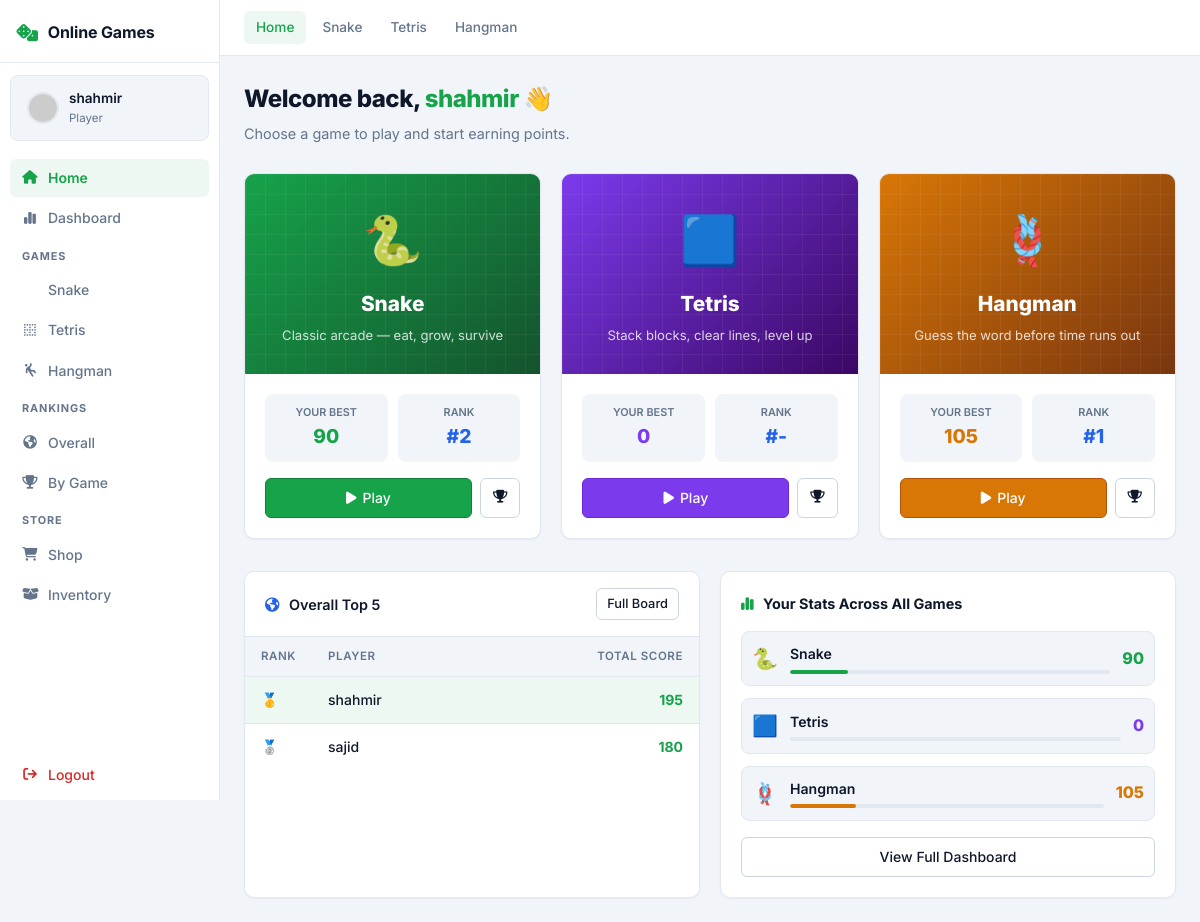
The app's page /game/lobby (signed in) with its own data.
### tables this page shows
CREATE TABLE USERS (
    id INTEGER PRIMARY KEY AUTOINCREMENT,
    username TEXT NOT NULL UNIQUE,
    email TEXT NOT NULL UNIQUE,
    password_hash TEXT NOT NULL,
    role TEXT NOT NULL DEFAULT 'player' CHECK (role IN ('player', 'admin')),
    created_at TEXT NOT NULL DEFAULT CURRENT_TIMESTAMP
);

CREATE TABLE SCORES (
    id INTEGER PRIMARY KEY AUTOINCREMENT,
    user_id INTEGER NOT NULL,
    game_id INTEGER,
    score INTEGER NOT NULL CHECK (score >= 0),
    achieved_at TEXT NOT NULL DEFAULT CURRENT_TIMESTAMP, game_type TEXT NOT NULL DEFAULT 'snake',
    FOREIGN KEY (user_id) REFERENCES USERS(id) ON DELETE CASCADE,
    FOREIGN KEY (game_id) REFERENCES GAMES(id) ON DELETE SET NULL
);

### routes/game.py (the view)
@game_bp.route("/lobby")
@login_required
def lobby():
    db = get_db()
    user_id = session["user_id"]
    scores_rows = db.execute(
        "SELECT game_type, MAX(score) as best FROM SCORES WHERE user_id = ? GROUP BY game_type",
        (user_id,)
    ).fetchall()
    scores = {"snake": 0, "tetris": 0, "hangman": 0}
    for r in scores_rows:
        scores[r["game_type"]] = r["best"]
    ranks = {"snake": "-", "tetris": "-", "hangman": "-"}
    for gt in ["snake", "tetris", "hangman"]:
        rank_row = db.execute(
            """
            SELECT COUNT(*) + 1 AS rank FROM (
                SELECT user_id, MAX(score) AS best FROM SCORES WHERE game_type = ? GROUP BY user_id
            ) sub
            WHERE sub.best > (SELECT COALESCE(MAX(score), 0) FROM SCORES WHERE user_id = ? AND game_type = ?)
            """,
            (gt, user_id, gt),
        ).fetchone()
        if scores[gt] > 0:
            ranks[gt] = rank_row["rank"]
    overall_top5 = db.execute(
        """
        SELECT u.username, SUM(sub.best) AS total_score
        FROM (
            SELECT user_id, MAX(score) AS best FROM SCORES GROUP BY user_id, game_type
        ) sub
        JOIN USERS u ON u.id = sub.user_id
        GROUP BY sub.user_id
        ORDER BY total_score DESC
        LIMIT 5
        """
    ).fetchall()
    return render_template("game/lobby.html", scores=scores, ranks=ranks, overall_top5=overall_top5)

### templates/game/lobby.html (shortened to what this page needs)
{% extends "base.html" %}
{% block content %}
<div style="margin-bottom:28px;">
    <h2 style="font-size:1.5rem; font-weight:800; margin:0 0 4px; letter-spacing:-0.02em;">
        Welcome back, <span style="color:var(--accent-green);">{{ session.get('username') }}</span> 👋
    </h2>
    <p style="color:var(--text-muted); margin:0;">Choose a game to play and start earning points.</p>
</div>
<div style="display:grid; grid-template-columns:repeat(3,1fr); gap:20px; margin-bottom:32px;">
    <div class="card" style="margin-bottom:0; display:flex; flex-direction:column; gap:0; overflow:hidden; padding:0;">
        <div style="background:linear-gradient(135deg,#16a34a,#14532d); padding:28px 24px; position:relative; overflow:hidden;">
            <div style="position:absolute;inset:0;background-image:linear-gradient(rgba(255,255,255,0.05)1px,transparent 1px),linear-gradient(90deg,rgba(255,255,255,0.05)1px,transparent 1px);background-size:20px 20px;"></div>
            <div style="position:relative; text-align:center;">
                <div style="font-size:3rem; margin-bottom:8px;">🐍</div>
                <h3 style="color:#fff; font-size:1.3rem; font-weight:800; margin:0;">Snake</h3>
                <p style="color:rgba(255,255,255,0.8); font-size:0.82rem; margin:4px 0 0;">Classic arcade — eat, grow, survive</p>
            </div>
        </div>
        <div style="padding:20px;">
            <div style="display:grid; grid-template-columns:1fr 1fr; gap:10px; margin-bottom:16px;">
                <div style="background:var(--bg-main); border-radius:8px; padding:10px; text-align:center;">
                    <div style="font-size:0.68rem; color:var(--text-muted); font-weight:600; text-transform:uppercase;">Your Best</div>
                    <div style="font-size:1.2rem; font-weight:800; color:var(--accent-green);">{{ scores.snake }}</div>
                </div>
                <div style="background:var(--bg-main); border-radius:8px; padding:10px; text-align:center;">
                    <div style="font-size:0.68rem; color:var(--text-muted); font-weight:600; text-transform:uppercase;">Rank</div>
                    <div style="font-size:1.2rem; font-weight:800; color:var(--accent-blue);">#{{ ranks.snake }}</div>
                </div>
            </div>
            <div style="display:flex; gap:8px;">
                <a href="{{ url_for('game.play') }}" class="btn btn-primary" style="flex:1; justify-content:center;"><i class="fa-solid fa-play"></i> Play</a>
                <a href="{{ url_for('game.leaderboard', g='snake') }}" class="btn btn-secondary btn-sm" style="padding:8px 12px;"><i class="fa-solid fa-trophy"></i></a>
            </div>
        </div>
    </div>
    <div class="card" style="margin-bottom:0; display:flex; flex-direction:column; gap:0; overflow:hidden; padding:0;">
        <div style="background:linear-gradient(135deg,#7c3aed,#3b0764); padding:28px 24px; position:relative; overflow:hidden;">
            <div style="position:absolute;inset:0;background-image:linear-gradient(rgba(255,255,255,0.05)1px,transparent 1px),linear-gradient(90deg,rgba(255,255,255,0.05)1px,transparent 1px);background-size:20px 20px;"></div>
            <div style="position:relative; text-align:center;">
                <div style="font-size:3rem; margin-bottom:8px;">🟦</div>
                <h3 style="color:#fff; font-size:1.3rem; font-weight:800; margin:0;">Tetris</h3>
                <p style="color:rgba(255,255,255,0.8); font-size:0.82rem; margin:4px 0 0;">Stack blocks, clear lines, level up</p>
            </div>
        </div>
        <div style="padding:20px;">
            <div style="display:grid; grid-template-columns:1fr 1fr; gap:10px; margin-bottom:16px;">
                <div style="background:var(--bg-main); border-radius:8px; padding:10px; text-align:center;">
                    <div style="font-size:0.68rem; color:var(--text-muted); font-weight:600; text-transform:uppercase;">Your Best</div>
                    <div style="font-size:1.2rem; font-weight:800; color:#7c3aed;">{{ scores.tetris }}</div>
                </div>
                <div style="background:var(--bg-main); border-radius:8px; padding:10px; text-align:center;">
                    <div style="font-size:0.68rem; color:var(--text-muted); font-weight:600; text-transform:uppercase;">Rank</div>
                    <div style="font-size:1.2rem; font-weight:800; color:var(--accent-blue);">#{{ ranks.tetris }}</div>
                </div>
            </div>
            <div style="display:flex; gap:8px;">
                <a href="{{ url_for('game.tetris') }}" class="btn" style="flex:1; justify-content:center; background:#7c3aed; color:#fff; border-color:#6d28d9;"><i class="fa-solid fa-play"></i> Play</a>
                <a href="{{ url_for('game.leaderboard', g='tetris') }}" class="btn btn-secondary btn-sm" style="padding:8px 12px;"><i class="fa-solid fa-trophy"></i></a>
            </div>
        </div>
    </div>
    <div class="card" style="margin-bottom:0; display:flex; flex-direction:column; gap:0; overflow:hidden; padding:0;">
        <div style="background:linear-gradient(135deg,#d97706,#78350f); padding:28px 24px; position:relative; overflow:hidden;">
            <div style="position:absolute;inset:0;background-image:linear-gradient(rgba(255,255,255,0.05)1px,transparent 1px),linear-gradient(90deg,rgba(255,255,255,0.05)1px,transparent 1px);background-size:20px 20px;"></div>
            <div style="position:relative; text-align:center;">
                <div style="font-size:3rem; margin-bottom:8px;">🪢</div>
                <h3 style="color:#fff; font-size:1.3rem; font-weight:800; margin:0;">Hangman</h3>
                <p style="color:rgba(255,255,255,0.8); font-size:0.82rem; margin:4px 0 0;">Guess the word before time runs out</p>
            </div>
        </div>
        <div style="padding:20px;">
            <div style="display:grid; grid-template-columns:1fr 1fr; gap:10px; margin-bottom:16px;">
                <div style="background:var(--bg-main); border-radius:8px; padding:10px; text-align:center;">
                    <div style="font-size:0.68rem; color:var(--text-muted); font-weight:600; text-transform:uppercase;">Your Best</div>
                    <div style="font-size:1.2rem; font-weight:800; color:var(--accent-amber);">{{ scores.hangman }}</div>
                </div>
                <div style="background:var(--bg-main); border-radius:8px; padding:10px; text-align:center;">
                    <div style="font-size:0.68rem; color:var(--text-muted); font-weight:600; text-transform:uppercase;">Rank</div>
                    <div style="font-size:1.2rem; font-weight:800; color:var(--accent-blue);">#{{ ranks.hangman }}</div>
                </div>
            </div>
            <div style="display:flex; gap:8px;">
                <a href="{{ url_for('game.hangman') }}" class="btn" style="flex:1; justify-content:center; background:var(--accent-amber); color:#fff; border-color:#b45309;"><i class="fa-solid fa-play"></i> Play</a>
                <a href="{{ url_for('game.leaderboard', g='hangman') }}" class="btn btn-secondary btn-sm" style="padding:8px 12px;"><i class="fa-solid fa-trophy"></i></a>
            </div>
        </div>
    </div>
</div>
<div style="display:grid; grid-template-columns:1fr 1fr; gap:20px;">
    <div class="table-container" style="margin-bottom:0;">
        <div class="table-header-row">
            <h3><i class="fa-solid fa-earth-americas" style="color:var(--accent-blue);margin-right:6px;"></i> Overall Top 5</h3>
            <a href="{{ url_for('game.leaderboard_overall') }}" class="btn btn-secondary btn-sm">Full Board</a>
        </div>
        <table>
            <thead><tr><th style="width:50px;">Rank</th><th>Player</th><th style="text-align:right;">Total Score</th></tr></thead>
            <tbody>
                {% for row in overall_top5 %}
                <tr {% if row['username'] == session.get('username') %}class="highlight-row"{% endif %}>
                    <td class="rank-col">{% if loop.index==1 %}🥇{% elif loop.index==2 %}🥈{% elif loop.index==3 %}🥉{% else %}{{ loop.index }}{% endif %}</td>
                    <td><span style="font-weight:500;">{{ row['username'] }}</span></td>
                    <td class="score-col">{{ row['total_score'] }}</td>
                </tr>
                {% else %}
                <tr><td colspan="3" style="text-align:center;color:var(--text-muted);padding:20px;">No scores yet.</td></tr>
                {% endfor %}
            </tbody>
        </table>
    </div>
    <div class="card" style="margin-bottom:0;">
        <h3 style="font-size:0.9rem; font-weight:700; margin:0 0 16px;"><i class="fa-solid fa-chart-simple" style="color:var(--accent-green);margin-right:6px;"></i> Your Stats Across All Games</h3>
        <div style="display:flex; flex-direction:column; gap:12px;">
            {% for game_name, color, icon in [('snake','var(--accent-green)','🐍'),('tetris','#7c3aed','🟦'),('hangman','var(--accent-amber)','🪢')] %}
            <div style="display:flex; align-items:center; gap:12px; padding:10px; background:var(--bg-main); border-radius:8px; border:1px solid var(--border-color);">
                <span style="font-size:1.3rem;">{{ icon }}</span>
                <div style="flex:1;">
                    <div style="font-weight:600; font-size:0.88rem; text-transform:capitalize;">{{ game_name }}</div>
                    <div style="margin-top:4px; background:var(--border-color); border-radius:20px; height:4px; overflow:hidden;">
                        {% set best = scores[game_name] %}
                        <div style="height:100%; width:{{ [[(best/500*100)|round|int,0]|max,100]|min }}%; background:{{ color }}; border-radius:20px;"></div>
                    </div>
                </div>
                <div style="font-weight:800; font-size:1rem; color:{{ color }};">{{ scores[game_name] }}</div>
            </div>
            {% endfor %}
            <a href="{{ url_for('game.dashboard') }}" class="btn btn-secondary btn-full" style="margin-top:4px;">View Full Dashboard</a>
        </div>
    </div>
</div>
{% endblock %}

### templates/base.html (shortened to what this page needs)
<!DOCTYPE html>
<html lang="en">
<head>
    <link rel="stylesheet" href="https://cdnjs.cloudflare.com/ajax/libs/font-awesome/6.4.0/css/all.min.css">
    <link rel="stylesheet" href="{{ url_for('static', filename='css/style.css') }}">
</head>
<body>
{% if session.get('user_id') %}
<div class="app-shell">
    <aside class="sidebar">
        <div class="brand">
            <i class="fa-solid fa-dice"></i>
            <span>Online Games</span>
        </div>
        <div class="pilot-card">
            <div class="pilot-avatar">
                <img src="https://api.dicebear.com/7.x/bottts/svg?seed={{ session.get('username', 'P') }}&backgroundColor=f0fdf4" alt="avatar">
            </div>
            <div class="pilot-info">
                <div class="pilot-name">{{ session.get('username', 'Player') }}</div>
                <div class="pilot-rank">Player</div>
            </div>
        </div>
        <nav class="side-nav">
            <a href="{{ url_for('game.lobby') }}" class="{% if request.endpoint == 'game.lobby' %}active{% endif %}">
                <i class="fa-solid fa-house"></i> Home
            </a>
            <a href="{{ url_for('game.dashboard') }}" class="{% if request.endpoint == 'game.dashboard' %}active{% endif %}">
                <i class="fa-solid fa-chart-simple"></i> Dashboard
            </a>
            <div style="padding: 8px 12px 4px; font-size:0.68rem; font-weight:700; letter-spacing:0.08em; text-transform:uppercase; color:var(--text-muted);">Games</div>
            <a href="{{ url_for('game.play') }}" class="{% if request.endpoint == 'game.play' %}active{% endif %}">
                 Snake
            </a>
            <a href="{{ url_for('game.tetris') }}" class="{% if request.endpoint == 'game.tetris' %}active{% endif %}">
                <i class="fa-solid fa-border-none"></i> Tetris
            </a>
            <a href="{{ url_for('game.hangman') }}" class="{% if request.endpoint == 'game.hangman' %}active{% endif %}">
                <i class="fa-solid fa-person-falling"></i> Hangman
            </a>
            <div style="padding: 8px 12px 4px; font-size:0.68rem; font-weight:700; letter-spacing:0.08em; text-transform:uppercase; color:var(--text-muted);">Rankings</div>
            <a href="{{ url_for('game.leaderboard_overall') }}" class="{% if request.endpoint == 'game.leaderboard_overall' %}active{% endif %}">
                <i class="fa-solid fa-earth-americas"></i> Overall
            </a>
            <a href="{{ url_for('game.leaderboard', game_type='snake') }}" class="{% if request.endpoint == 'game.leaderboard' and request.args.get('g') == 'snake' %}active{% endif %}">
                <i class="fa-solid fa-trophy"></i> By Game
            </a>
            <div style="padding: 8px 12px 4px; font-size:0.68rem; font-weight:700; letter-spacing:0.08em; text-transform:uppercase; color:var(--text-muted);">Store</div>
            <a href="{{ url_for('shop.shop_home') }}" class="{% if request.endpoint == 'shop.shop_home' %}active{% endif %}">
                <i class="fa-solid fa-cart-shopping"></i> Shop
            </a>
            <a href="{{ url_for('shop.inventory') }}" class="{% if request.endpoint == 'shop.inventory' %}active{% endif %}">
                <i class="fa-solid fa-box-open"></i> Inventory
            </a>
            <div class="nav-spacer"></div>
            <a href="{{ url_for('auth.logout') }}" class="logout-link">
                <i class="fa-solid fa-arrow-right-from-bracket"></i> Logout
            </a>
        </nav>
    </aside>
    <div class="content-shell">
        <header class="shell-topbar">
            <nav class="top-nav">
                <a href="{{ url_for('game.lobby') }}" class="{% if request.endpoint == 'game.lobby' %}active{% endif %}">Home</a>
                <a href="{{ url_for('game.play') }}" class="{% if request.endpoint == 'game.play' %}active{% endif %}">Snake</a>
                <a href="{{ url_for('game.tetris') }}" class="{% if request.endpoint == 'game.tetris' %}active{% endif %}">Tetris</a>
                <a href="{{ url_for('game.hangman') }}" class="{% if request.endpoint == 'game.hangman' %}active{% endif %}">Hangman</a>
            </nav>
        </header>
        <main class="shell-main">
{% endif %}
        {% block content %}{% endblock %}
        </main>
    </div>
</div>
</body>
</html>

### records on screen
USERS: get "shahmir", username "shahmir", total_score "195"
USERS: username "sajid", total_score "180"
SCORES: icon "🪢", game_type "Hangman", {{ [[(best/500*100)|round|int,0]|max,100]|min }} 21 (drawn), score "105"

### other values on screen
{{ scores.snake }} "90"
{{ ranks.snake }} "2"
{{ scores.tetris }} "0"
{{ ranks.tetris }} "-"
{{ scores.hangman }} "105"
{{ ranks.hangman }} "1"
{{ icon }} "🐍" "🟦"
{{ game_name }} "Snake" "Tetris"
{{ scores[game_name] }} "90" "0"
